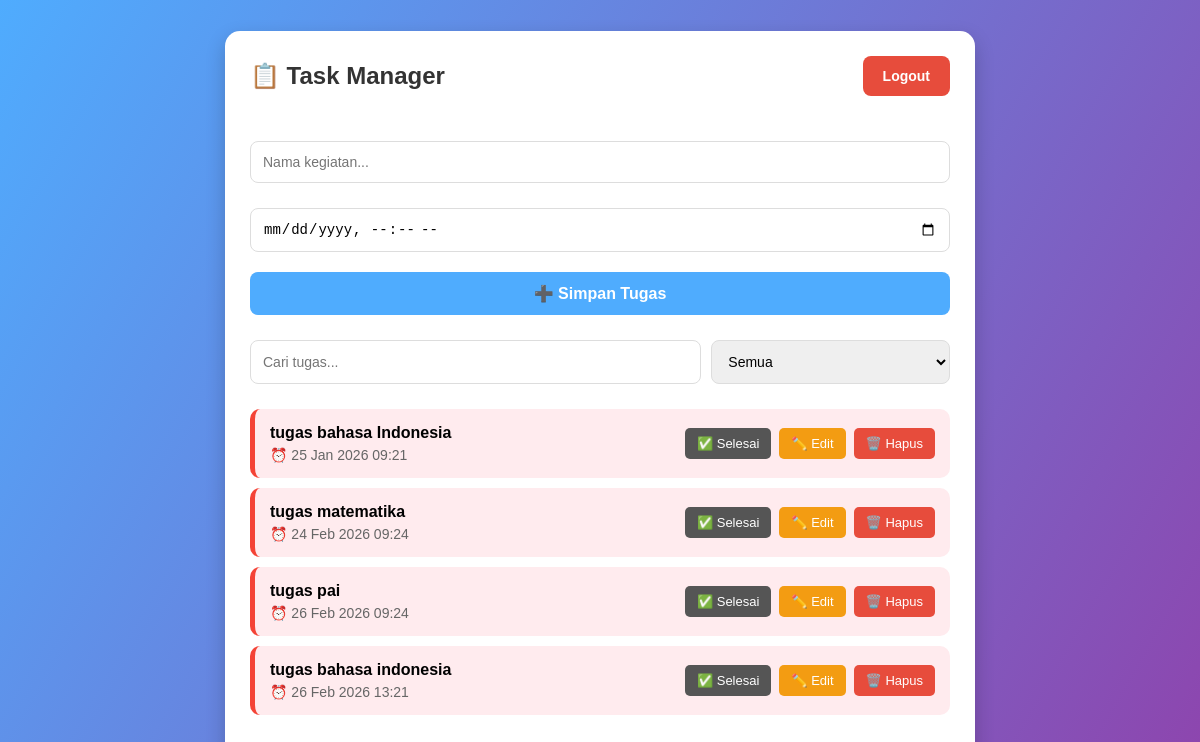
The app's page /dashboard.php (signed in) with its own data.
### tables this page shows
CREATE TABLE `tasks` (
  `id` int(11) NOT NULL,
  `user_id` int(11) NOT NULL,
  `title` varchar(255) NOT NULL,
  `reminder_time` datetime NOT NULL,
  `status` enum('belum','selesai') DEFAULT 'belum',
  `notified` tinyint(1) DEFAULT 0,
  `created_at` timestamp NOT NULL DEFAULT current_timestamp()
);

### dashboard.php (the view, shortened to what this page needs)
<?php
include "koneksi.php";
$user_id = $_SESSION['user_id'];
$result = mysqli_query($conn, "SELECT * FROM tasks WHERE user_id = '$user_id' ORDER BY reminder_time ASC");
$tasks = [];
while ($row = mysqli_fetch_assoc($result)) {
    $tasks[] = $row;
}
?>
<!doctype html>
<html lang="id">
<head>
</head>
<body>
    <div class="container">
        <div class="header">
            <h2>📋 Task Manager</h2>
            <a href="logout.php" class="btn btn-logout">Logout</a>
        </div>
        <form method="POST" action="">
            <div class="form-group">
                <input type="text" name="title" placeholder="Nama kegiatan..." required>
            </div>
            <div class="form-group">
                <input type="datetime-local" name="time" required>
            </div>
            <button type="submit" class="btn btn-simpan">➕ Simpan Tugas</button>
        </form>
        <div class="filter-section">
            <input type="text" id="searchInput" placeholder="Cari tugas..." onkeyup="filterTasks()">
            <select id="filterSelect" onchange="filterTasks()">
                <option value="all">Semua</option>
            </select>
        </div>
        <ul class="task-list" id="taskList">
            <?php if (empty($tasks)): ?>
                <li class="empty-message">Belum ada tugas. Yuk tambah tugas!</li>
            <?php else: ?>
                <?php
                $now = date("Y-m-d H:i:s");
                foreach ($tasks as $task):
                    $class = "";
                    if ($task['status'] == "selesai") {
                        $class = "hijau";
                    } elseif ($task['reminder_time'] < $now) {
                        $class = "merah";
                    } elseif (date("Y-m-d", strtotime($task['reminder_time'])) == date("Y-m-d")) {
                        $class = "kuning";
                    }
                    $waktu = date("d M Y H:i", strtotime($task['reminder_time']));
                ?>
                <li class="task-item <?= $class ?>" data-title="<?= strtolower($task['title']) ?>" data-time="<?= $task['reminder_time'] ?>" data-status="<?= $task['status'] ?>">
                    <div class="task-content">
                        <div class="task-info">
                            <div class="task-title"><?= htmlspecialchars($task['title']) ?></div>
                            <div class="task-time">⏰ <?= $waktu ?></div>
                        </div>
                        <div class="task-actions">
                            <a href="toggle_status.php?id=<?= $task['id'] ?>" class="btn-status"><?= $task['status'] == 'belum' ? '✅ Selesai' : '↩️ Belum' ?></a>
                            <a href="edit_task.php?id=<?= $task['id'] ?>" class="btn-edit">✏️ Edit</a>
                            <a href="delete_task.php?id=<?= $task['id'] ?>" class="btn-hapus" onclick="return confirm('Yakin mau hapus tugas ini?')">🗑️ Hapus</a>
                        </div>
                    </div>
                </li>
                <?php endforeach; ?>
            <?php endif; ?>
        </ul>
    </div>
</body>
</html>

### dashboard.php (style rules this page uses)
body { margin: 0; font-family: Arial; background: linear-gradient(120deg, #4facfe, #8e44ad); display: flex; justify-content: center; align-items: center; min-height: 100vh; }
.container { background: white; width: 700px; max-width: 95%; padding: 25px; border-radius: 15px; box-shadow: 0 8px 20px rgba(0, 0, 0, 0.2); }
h2 { text-align: center; color: #333; margin-top: 0; margin-bottom: 20px; }
.form-group { margin-bottom: 15px; }
input, select { width: 100%; padding: 12px; margin: 5px 0; border-radius: 8px; border: 1px solid #ddd; box-sizing: border-box; font-size: 14px; }
.btn { padding: 12px 20px; border: none; border-radius: 8px; cursor: pointer; color: white; font-size: 14px; font-weight: bold; transition: 0.3s; }
.btn-simpan { background: #4facfe; width: 100%; font-size: 16px; }
.btn-status { background: #555; }
.btn-edit { background: #f39c12; }
.btn-hapus { background: #e74c3c; }
.btn-logout { background: #e74c3c; text-decoration: none; display: inline-block; margin-bottom: 20px; }
.task-list { list-style: none; padding: 0; margin: 20px 0; max-height: 400px; overflow-y: auto; }
.task-item { padding: 15px; margin-bottom: 10px; border-radius: 10px; border-left: 5px solid transparent; }
.task-item.merah { background: #ffebee; border-left-color: #f44336; }
.task-content { display: flex; justify-content: space-between; align-items: center; flex-wrap: wrap; gap: 15px; }
.task-info { flex: 1; }
.task-title { font-weight: bold; font-size: 16px; margin-bottom: 5px; }
.task-time { font-size: 14px; color: #666; }
.task-actions { display: flex; gap: 8px; }
.task-actions a { color: white; text-decoration: none; padding: 8px 12px; border-radius: 5px; font-size: 13px; }
.filter-section { display: flex; gap: 10px; margin: 20px 0; }
.filter-section input { flex: 2; }
.filter-section select { flex: 1; }
.header { display: flex; justify-content: space-between; align-items: center; margin-bottom: 20px; }

### records on screen
tasks: title "tugas bahasa Indonesia", reminder_time "25 Jan 2026 09:21", status "✅ Selesai"
tasks: title "tugas matematika", reminder_time "24 Feb 2026 09:24", status "✅ Selesai"
tasks: title "tugas pai", reminder_time "26 Feb 2026 09:24", status "✅ Selesai"
tasks: title "tugas bahasa indonesia", reminder_time "26 Feb 2026 13:21", status "✅ Selesai"
